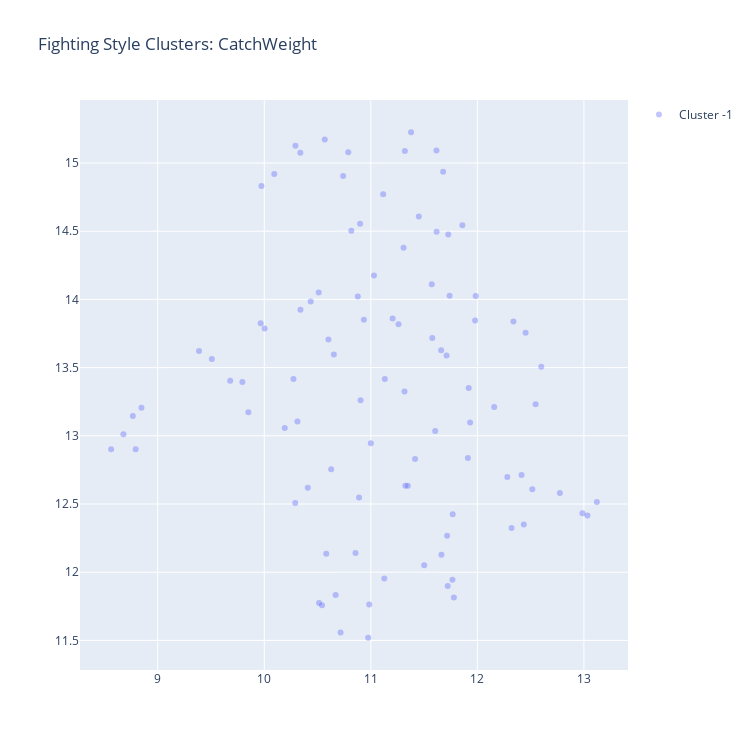
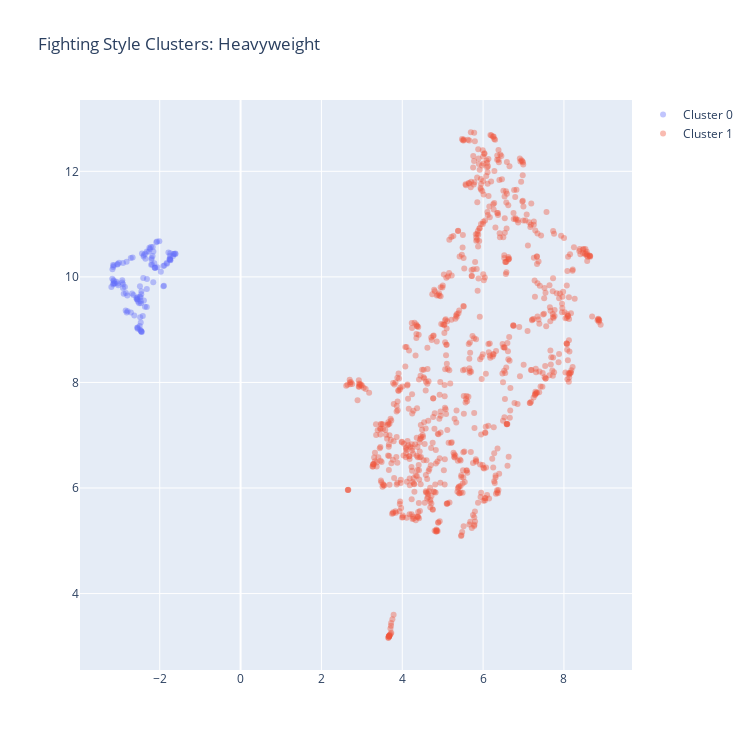
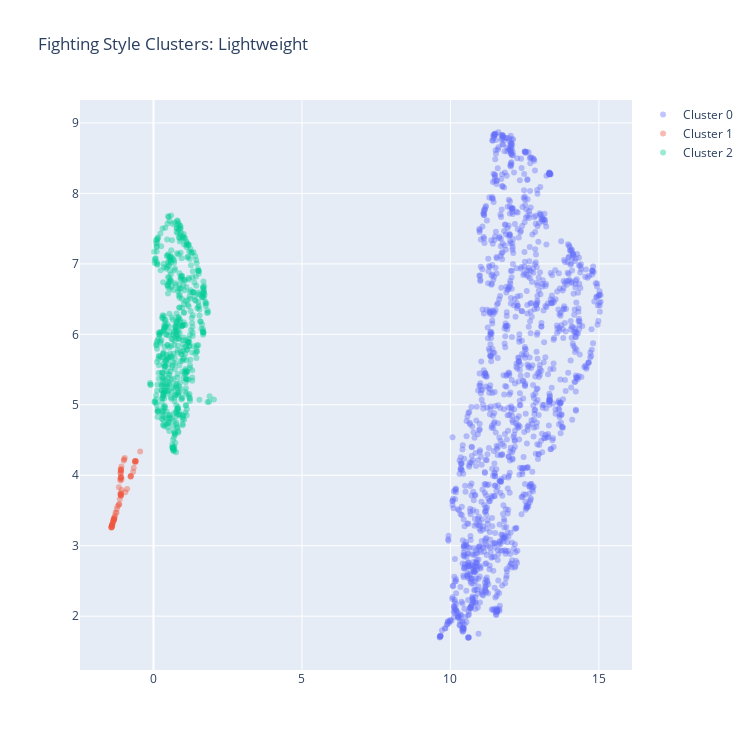
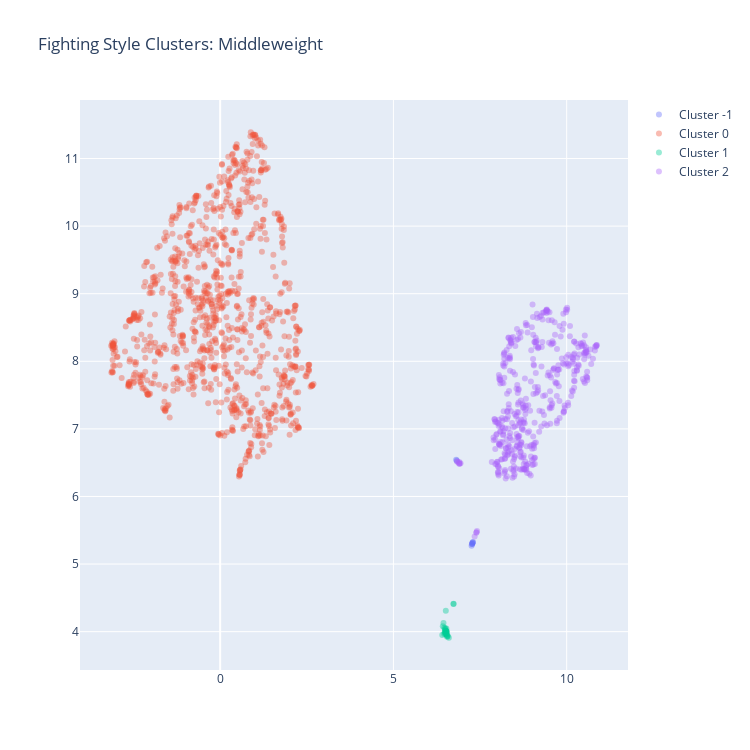

The cell these charts' notebook holds for them, in order:
### Code cell
from scripts.cluster_gower_weight import ClusterAnalysis

for weight in weight_class:
    ca = ClusterAnalysis(fighters_styles_dims.loc[fighters_styles_dims['weight_class'] == weight], n_neighbors=10, min_cluster_size=17, min_dist=0.01, cluster_dims=style_dims_names, export_data=True, weight_factor=0.45)
    ca.run()

### Figure 1 — Plotly figure (JSON) as saved in the notebook; plotly's stock layout.template omitted (floating-point values rounded to 4 significant figures)
{"data": [{"hovertext": ["Ken Shamrock", "Ken Shamrock", "Ken Shamrock", "Ken Shamrock", "Ken Shamrock", "Matt Hughes", "Hermes Franca", "Luigi Fioravanti", "Rich Franklin", "Wanderlei Silva", "Rich Franklin", "Vitor Belfort", "Houston Alexander", "Alan Belcher", "Wilson Gouveia", "Nick Catone", "Rich Franklin", "Wanderlei Silva", "DaMarques Johnson", "Max Holloway", "Fabio Maldonado", "John Makdessi", "Quinton Jackson", "Cody Garbrandt", "Khabib Nurmagomedov", "Leslie Smith", "Cristiane Justino", "Joe Soto", "Marco Beltran", "Jim Miller", "Thiago Alves", "Brad Pickett", "Marlon Vera", "Aljamain Sterling", "Renan Barao", "Alexander Volkanovski", "Casey Kenney", "Manny Bermudez", "Billy Quarantillo", "Spike Carlyle", "Evan Dunham", "Herbert Burns", "Merab Dvalishvili", "Jim Miller", "Roosevelt Roberts", "Julian Erosa", "Sean Woodson", "Grant Dawson", "Nad Narimani", "Brok Weaver", "Jalin Turner", "Casey Kenney", "Nathaniel Wood", "Brendan Allen", "Sean Strickland", "Luke Sanders", "Nate Maness", "Antonio Arroyo", "Carlton Minus", "Christos Giagos", "Deron Winn", "Movsar Evloev", "Nik Lentz", "Devonte Smith", "Justin Jaynes", "Andre Ewell", "Chris Gutierrez", "Charles Jourdain", "Julian Erosa", "Jamie Pickett", "Kyle Daukaus", "Bobby Green", "Islam Makhachev", "Rafael Dos Anjos", "Renato Moicano", "Jordan Wright", "Marc-Andre Barriault", "Angela Hill", "Jason Witt", "Loopy Godinez", "Daniel Rodriguez", "Irene Aldana", "Jailton Almeida", "Kevin Holland", "Khamzat Chimaev", "Li Jingliang", "Macy Chiasson", "Daniel Santos", "John Castaneda", "Julija Stoliarenko", "Alex Morono", "Santiago Ponzinibbio", "Charles Johnson", "Ode Osbourne", "Nikita Krylov", "Ryan Spann"], "marker": {"opacity": 0.4, "size": 6}, "mode": "markers", "name": "Cluster -1", "text": ["Ken Shamrock", "Ken Shamrock", "Ken Shamrock", "Ken Shamrock", "Ken Shamrock", "Matt Hughes", "Hermes Franca", "Luigi Fioravanti", "Rich Franklin", "Wanderlei Silva", "Rich Franklin", "Vitor Belfort", "Houston Alexander", "Alan Belcher", "Wilson Gouveia", "Nick Catone", "Rich Franklin", "Wanderlei Silva", "DaMarques Johnson", "Max Holloway", "Fabio Maldonado", "John Makdessi", "Quinton Jackson", "Cody Garbrandt", "Khabib Nurmagomedov", "Leslie Smith", "Cristiane Justino", "Joe Soto", "Marco Beltran", "Jim Miller", "Thiago Alves", "Brad Pickett", "Marlon Vera", "Aljamain Sterling", "Renan Barao", "Alexander Volkanovski", "Casey Kenney", "Manny Bermudez", "Billy Quarantillo", "Spike Carlyle", "Evan Dunham", "Herbert Burns", "Merab Dvalishvili", "Jim Miller", "Roosevelt Roberts", "Julian Erosa", "Sean Woodson", "Grant Dawson", "Nad Narimani", "Brok Weaver", "Jalin Turner", "Casey Kenney", "Nathaniel Wood", "Brendan Allen", "Sean Strickland", "Luke Sanders", "Nate Maness", "Antonio Arroyo", "Carlton Minus", "Christos Giagos", "Deron Winn", "Movsar Evloev", "Nik Lentz", "Devonte Smith", "Justin Jaynes", "Andre Ewell", "Chris Gutierrez", "Charles Jourdain", "Julian Erosa", "Jamie Pickett", "Kyle Daukaus", "Bobby Green", "Islam Makhachev", "Rafael Dos Anjos", "Renato Moicano", "Jordan Wright", "Marc-Andre Barriault", "Angela Hill", "Jason Witt", "Loopy Godinez", "Daniel Rodriguez", "Irene Aldana", "Jailton Almeida", "Kevin Holland", "Khamzat Chimaev", "Li Jingliang", "Macy Chiasson", "Daniel Santos", "John Castaneda", "Julija Stoliarenko", "Alex Morono", "Santiago Ponzinibbio", "Charles Johnson", "Ode Osbourne", "Nikita Krylov", "Ryan Spann"], "textfont": {"color": "black", "size": 10}, "textposition": "top center", "type": "scatter", "x": [8.767, 8.563, 8.793, 8.848, 8.678, 9.851, 9.974, 10.88, 10.72, 11.57, 10.98, 11.13, 11.38, 11.73, 11.62, 10.29, 10.51, 11.98, 10.34, 12.6, 11.32, 12.34, 11.68, 11.74, 10.0, 12.55, 11.13, 12.16, 10.79, 10.67, 12.28, 11.86, 10.19, 10.93, 11.98, 10.6, 10.63, 10.09, 9.388, 10.9, 10.86, 9.795, 10.44, 10.99, 10.74, 11.77, 12.45, 10.27, 11.32, 10.54, 10.89, 11.78, 11.58, 10.29, 13.12, 11.72, 10.82, 10.57, 12.41, 11.03, 11.92, 11.2, 11.71, 11.66, 12.32, 11.77, 11.45, 11.35, 11.5, 10.9, 10.41, 13.03, 10.31, 10.58, 10.65, 11.6, 11.91, 11.12, 9.967, 9.68, 11.72, 12.52, 9.508, 11.31, 11.93, 11.62, 10.51, 12.44, 11.32, 11.0, 12.77, 12.99, 11.42, 11.66, 10.34, 11.26], "y": [13.15, 12.9, 12.9, 13.21, 13.01, 13.17, 14.83, 14.02, 11.56, 14.11, 11.52, 11.95, 15.23, 14.48, 15.09, 12.51, 11.77, 14.02, 15.07, 13.51, 15.09, 13.84, 14.94, 14.03, 13.79, 13.23, 13.42, 13.21, 15.08, 11.83, 12.7, 14.54, 13.06, 13.85, 13.84, 13.71, 12.76, 14.92, 13.62, 13.26, 12.14, 13.4, 13.98, 11.76, 14.9, 12.43, 13.76, 13.42, 13.33, 11.76, 12.55, 11.81, 13.72, 15.13, 12.51, 12.27, 14.5, 15.17, 12.71, 14.17, 13.35, 13.86, 13.59, 13.63, 12.32, 11.94, 14.61, 12.63, 12.05, 14.55, 12.62, 12.42, 13.1, 12.13, 13.6, 13.04, 12.84, 14.77, 13.82, 13.4, 11.9, 12.61, 13.56, 14.38, 13.1, 14.5, 14.05, 12.35, 12.63, 12.95, 12.58, 12.43, 12.83, 12.13, 13.92, 13.82]}], "layout": {"height": 750, "showlegend": true, "title": {"text": "Fighting Style Clusters: CatchWeight"}, "width": 750, "xaxis": {"autorange": true, "range": [8.27, 13.41], "type": "linear"}, "yaxis": {"autorange": true, "range": [11.28, 15.46], "type": "linear"}}}

### Figure 2 — Plotly figure (JSON) as saved in the notebook; plotly's stock layout.template omitted (floating-point values rounded to 4 significant figures; data arrays with more than 128 entries replaced by an {"elided": "..."} marker saying what was removed)
{"data": [{"hovertext": ["Vitor Belfort", "Frank Mir", "Frank Mir", "Frank Mir", "Frank Mir", "Frank Mir", "Frank Mir", "Frank Mir", "Frank Mir", "Frank Mir", "Mirko Filipovic", "Frank Mir", "Mirko Filipovic", "Frank Mir", "Frank Mir", "Mirko Filipovic", "Frank Mir", "Mirko Filipovic", "Frank Mir", "Mirko Filipovic", "Frank Mir", "Mirko Filipovic", "Mirko Filipovic", "Mirko Filipovic", "Frank Mir", "Mirko Filipovic", "Frank Mir", "Frank Mir", "Shawn Jordan", "Shawn Jordan", "Frank Mir", "Shawn Jordan", "Frank Mir", "Shawn Jordan", "Walt Harris", "Frank Mir", "Shawn Jordan", "Daniel Omielanczuk", "Shawn Jordan", "Walt Harris", "Shawn Jordan", "Frank Mir", "Daniel Omielanczuk", "Mirko Filipovic", "Shawn Jordan", "Frank Mir", "Daniel Omielanczuk", "Timothy Johnson", "Frank Mir", "Shawn Jordan", "Daniel Omielanczuk", "Frank Mir", "Timothy Johnson", "Walt Harris", "Daniel Omielanczuk", "Walt Harris", "Daniel Omielanczuk", "Timothy Johnson", "Walt Harris", "Daniel Omielanczuk", "Timothy Johnson", "Walt Harris", "Daniel Omielanczuk", "Timothy Johnson", "Walt Harris", "Walt Harris", "Justin Willis", "Timothy Johnson", "Tai Tuivasa", "Justin Willis", "Walt Harris", "Tai Tuivasa", "Justin Willis", "Tai Tuivasa", "Walt Harris", "Blagoy Ivanov", "Justin Willis", "Sergei Pavlovich", "Walt Harris", "Blagoy Ivanov", "Tai Tuivasa", "Walt Harris", "Tai Tuivasa", "Sergei Pavlovich", "Blagoy Ivanov", "Justin Tafa", "Ben Sosoli", "Ovince Saint Preux", "Walt Harris", "Blagoy Ivanov", "Tai Tuivasa", "Walt Harris", "Alexandr Romanov", "Justin Tafa", "Tai Tuivasa", "Alexandr Romanov", "Justin Tafa", "Walt Harris", "Ovince Saint Preux", "Tai Tuivasa", "Alexandr Romanov", "Tai Tuivasa", "Justin Tafa", "Tai Tuivasa", "Sergei Pavlovich", "Alexandr Romanov", "Blagoy Ivanov", "Sergei Pavlovich", "Alexandr Romanov", "Tai Tuivasa", "Sergei Pavlovich", "Tai Tuivasa", "Blagoy Ivanov", "Justin Tafa", "Alexandr Romanov"], "marker": {"opacity": 0.4, "size": 6}, "mode": "markers", "name": "Cluster 0", "text": ["Vitor Belfort", "Frank Mir", "Frank Mir", "Frank Mir", "Frank Mir", "Frank Mir", "Frank Mir", "Frank Mir", "Frank Mir", "Frank Mir", "Mirko Filipovic", "Frank Mir", "Mirko Filipovic", "Frank Mir", "Frank Mir", "Mirko Filipovic", "Frank Mir", "Mirko Filipovic", "Frank Mir", "Mirko Filipovic", "Frank Mir", "Mirko Filipovic", "Mirko Filipovic", "Mirko Filipovic", "Frank Mir", "Mirko Filipovic", "Frank Mir", "Frank Mir", "Shawn Jordan", "Shawn Jordan", "Frank Mir", "Shawn Jordan", "Frank Mir", "Shawn Jordan", "Walt Harris", "Frank Mir", "Shawn Jordan", "Daniel Omielanczuk", "Shawn Jordan", "Walt Harris", "Shawn Jordan", "Frank Mir", "Daniel Omielanczuk", "Mirko Filipovic", "Shawn Jordan", "Frank Mir", "Daniel Omielanczuk", "Timothy Johnson", "Frank Mir", "Shawn Jordan", "Daniel Omielanczuk", "Frank Mir", "Timothy Johnson", "Walt Harris", "Daniel Omielanczuk", "Walt Harris", "Daniel Omielanczuk", "Timothy Johnson", "Walt Harris", "Daniel Omielanczuk", "Timothy Johnson", "Walt Harris", "Daniel Omielanczuk", "Timothy Johnson", "Walt Harris", "Walt Harris", "Justin Willis", "Timothy Johnson", "Tai Tuivasa", "Justin Willis", "Walt Harris", "Tai Tuivasa", "Justin Willis", "Tai Tuivasa", "Walt Harris", "Blagoy Ivanov", "Justin Willis", "Sergei Pavlovich", "Walt Harris", "Blagoy Ivanov", "Tai Tuivasa", "Walt Harris", "Tai Tuivasa", "Sergei Pavlovich", "Blagoy Ivanov", "Justin Tafa", "Ben Sosoli", "Ovince Saint Preux", "Walt Harris", "Blagoy Ivanov", "Tai Tuivasa", "Walt Harris", "Alexandr Romanov", "Justin Tafa", "Tai Tuivasa", "Alexandr Romanov", "Justin Tafa", "Walt Harris", "Ovince Saint Preux", "Tai Tuivasa", "Alexandr Romanov", "Tai Tuivasa", "Justin Tafa", "Tai Tuivasa", "Sergei Pavlovich", "Alexandr Romanov", "Blagoy Ivanov", "Sergei Pavlovich", "Alexandr Romanov", "Tai Tuivasa", "Sergei Pavlovich", "Tai Tuivasa", "Blagoy Ivanov", "Justin Tafa", "Alexandr Romanov"], "textfont": {"color": "black", "size": 10}, "textposition": "top center", "type": "scatter", "x": [-2.928, -1.909, -1.896, -3.154, -3.17, -2.543, -2.544, -2.56, -3.15, -2.817, -1.972, -2.842, -2.908, -2.794, -3.134, -3.026, -2.205, -2.862, -3.046, -1.734, -3.043, -2.316, -2.408, -2.49, -2.684, -2.909, -2.629, -2.712, -2.173, -2.567, -1.821, -2.545, -3.131, -2.508, -2.82, -3.147, -2.581, -2.453, -2.06, -2.716, -2.419, -3.143, -3.174, -2.927, -2.392, -3.133, -3.154, -2.16, -3.07, -2.469, -3.197, -2.649, -2.496, -2.67, -2.906, -2.242, -2.891, -2.466, -2.277, -2.802, -2.534, -2.217, -2.837, -2.494, -2.256, -2.32, -1.887, -2.457, -2.551, -1.828, -2.366, -2.474, -1.745, -2.177, -2.354, -1.748, -2.212, -3.109, -2.399, -1.739, -2.201, -2.396, -2.135, -3.041, -1.785, -2.32, -2.439, -1.74, -2.36, -1.911, -2.19, -3.008, -2.444, -2.319, -2.126, -2.458, -1.669, -2.157, -1.646, -2.119, -2.486, -2.107, -1.611, -2.469, -2.01, -2.458, -1.748, -2.086, -2.454, -2.559, -2.067, -1.659, -1.761, -1.614, -2.484], "y": [9.895, 9.823, 9.833, 10.23, 10.15, 9.04, 9.018, 9.036, 10.19, 9.325, 10.1, 9.362, 10.26, 9.348, 10.22, 9.842, 10.33, 9.81, 10.24, 10.32, 10.24, 9.958, 9.981, 9.82, 9.685, 9.79, 9.27, 9.323, 10.57, 9.571, 10.25, 9.58, 9.878, 9.501, 10.29, 9.874, 9.598, 9.728, 10.18, 10.36, 9.257, 9.936, 9.966, 9.937, 9.55, 9.917, 9.857, 9.898, 9.907, 9.137, 9.808, 9.657, 9.07, 10.37, 9.858, 10.53, 9.68, 9.503, 10.48, 9.646, 9.529, 10.57, 9.695, 9.625, 10.55, 10.48, 10.22, 9.673, 9.572, 10.26, 9.435, 9.619, 10.35, 10.39, 10.35, 10.4, 10.23, 9.875, 10.39, 10.45, 10.36, 10.41, 10.26, 9.875, 10.46, 9.428, 10.45, 10.32, 10.44, 10.21, 10.23, 10.27, 8.956, 9.772, 10.17, 8.976, 10.4, 10.48, 10.43, 10.17, 8.997, 10.17, 10.43, 9.539, 10.68, 8.97, 10.33, 10.66, 8.962, 9.614, 10.67, 10.43, 10.33, 10.44, 9.235]}, {"hovertext": {"elided": "818 str values"}, "marker": {"opacity": 0.4, "size": 6}, "mode": "markers", "name": "Cluster 1", "text": {"elided": "818 str values"}, "textfont": {"color": "black", "size": 10}, "textposition": "top center", "type": "scatter", "x": {"elided": "818 float values"}, "y": {"elided": "818 float values"}}], "layout": {"height": 750, "showlegend": true, "title": {"text": "Fighting Style Clusters: Heavyweight"}, "width": 750, "xaxis": {"autorange": true, "range": [-3.973, 9.685], "type": "linear"}, "yaxis": {"autorange": true, "range": [2.552, 13.35], "type": "linear"}}}

### Figure 3 — Plotly figure (JSON) as saved in the notebook; plotly's stock layout.template omitted (floating-point values rounded to 4 significant figures; data arrays with more than 128 entries replaced by an {"elided": "..."} marker saying what was removed)
{"data": [{"hovertext": {"elided": "1320 str values"}, "marker": {"opacity": 0.4, "size": 6}, "mode": "markers", "name": "Cluster 0", "text": {"elided": "1320 str values"}, "textfont": {"color": "black", "size": 10}, "textposition": "top center", "type": "scatter", "x": {"elided": "1320 float values"}, "y": {"elided": "1320 float values"}}, {"hovertext": ["Cody McKenzie", "Cody McKenzie", "Cody McKenzie", "Carlo Prater", "Daron Cruickshank", "Daron Cruickshank", "Daron Cruickshank", "Daron Cruickshank", "Cody McKenzie", "Daron Cruickshank", "Daron Cruickshank", "Tae Hyun Bang", "Daron Cruickshank", "Daron Cruickshank", "Daron Cruickshank", "James Moontasri", "Daron Cruickshank", "Tae Hyun Bang", "James Moontasri", "Daron Cruickshank", "Tae Hyun Bang", "Daron Cruickshank", "Tae Hyun Bang", "Dan Hooker", "Dan Hooker", "Dan Hooker", "Dan Hooker", "Dan Hooker", "Dan Hooker", "Marcos Mariano", "Dan Hooker", "Dan Hooker", "Charles Rosa", "Dan Hooker", "Rafael Fiziev", "Ottman Azaitar", "Rafael Fiziev", "Dan Hooker", "Grant Dawson", "Alexander Munoz", "Rafael Fiziev", "Dan Hooker", "Charlie Ontiveros", "Grant Dawson", "Dan Hooker", "Rafael Fiziev", "Charles Rosa", "TJ Brown", "Terrance McKinney", "Brandon Jenkins", "Grant Dawson", "Niklas Stolze", "Rafael Fiziev", "Kyle Nelson", "Terrance McKinney", "Charlie Ontiveros", "Cameron VanCamp", "Grant Dawson", "Dan Hooker", "Ottman Azaitar", "Terrance McKinney", "Evan Elder", "Rafael Fiziev"], "marker": {"opacity": 0.4, "size": 6}, "mode": "markers", "name": "Cluster 1", "text": ["Cody McKenzie", "Cody McKenzie", "Cody McKenzie", "Carlo Prater", "Daron Cruickshank", "Daron Cruickshank", "Daron Cruickshank", "Daron Cruickshank", "Cody McKenzie", "Daron Cruickshank", "Daron Cruickshank", "Tae Hyun Bang", "Daron Cruickshank", "Daron Cruickshank", "Daron Cruickshank", "James Moontasri", "Daron Cruickshank", "Tae Hyun Bang", "James Moontasri", "Daron Cruickshank", "Tae Hyun Bang", "Daron Cruickshank", "Tae Hyun Bang", "Dan Hooker", "Dan Hooker", "Dan Hooker", "Dan Hooker", "Dan Hooker", "Dan Hooker", "Marcos Mariano", "Dan Hooker", "Dan Hooker", "Charles Rosa", "Dan Hooker", "Rafael Fiziev", "Ottman Azaitar", "Rafael Fiziev", "Dan Hooker", "Grant Dawson", "Alexander Munoz", "Rafael Fiziev", "Dan Hooker", "Charlie Ontiveros", "Grant Dawson", "Dan Hooker", "Rafael Fiziev", "Charles Rosa", "TJ Brown", "Terrance McKinney", "Brandon Jenkins", "Grant Dawson", "Niklas Stolze", "Rafael Fiziev", "Kyle Nelson", "Terrance McKinney", "Charlie Ontiveros", "Cameron VanCamp", "Grant Dawson", "Dan Hooker", "Ottman Azaitar", "Terrance McKinney", "Evan Elder", "Rafael Fiziev"], "textfont": {"color": "black", "size": 10}, "textposition": "top center", "type": "scatter", "x": [-0.4483, -1.079, -1.101, -1.093, -0.5956, -0.6137, -1.276, -1.236, -0.6655, -1.112, -1.095, -1.117, -1.095, -1.113, -1.075, -0.6235, -1.099, -1.09, -0.6246, -1.105, -1.091, -1.103, -1.1, -1.164, -1.385, -1.368, -1.354, -1.395, -1.41, -0.9919, -1.419, -1.393, -1.099, -1.39, -1.345, -1.154, -1.326, -1.329, -0.77, -1.206, -1.353, -1.335, -0.9996, -0.7584, -1.245, -1.413, -1.112, -1.134, -0.6003, -1.079, -0.6843, -1.09, -1.412, -1.317, -0.8886, -0.967, -1.409, -0.769, -1.321, -1.162, -0.9511, -1.101, -1.3], "y": [4.336, 3.939, 4.032, 4.072, 4.2, 4.185, 3.472, 3.521, 4.107, 3.735, 3.716, 3.927, 3.708, 3.955, 3.792, 4.203, 3.722, 3.975, 4.198, 3.75, 3.971, 3.722, 3.963, 3.829, 3.303, 3.331, 3.34, 3.291, 3.267, 4.223, 3.255, 3.294, 4.087, 3.296, 3.371, 3.59, 3.391, 3.373, 3.98, 3.559, 3.351, 3.364, 4.211, 3.994, 3.469, 3.263, 4.037, 3.663, 4.201, 4.123, 4.051, 4.064, 3.267, 3.398, 3.805, 4.245, 3.271, 3.985, 3.384, 3.585, 3.759, 4.08, 3.426]}, {"hovertext": {"elided": "577 str values"}, "marker": {"opacity": 0.4, "size": 6}, "mode": "markers", "name": "Cluster 2", "text": {"elided": "577 str values"}, "textfont": {"color": "black", "size": 10}, "textposition": "top center", "type": "scatter", "x": {"elided": "577 float values"}, "y": {"elided": "577 float values"}}], "layout": {"height": 750, "showlegend": true, "title": {"text": "Fighting Style Clusters: Lightweight"}, "width": 750, "xaxis": {"autorange": true, "range": [-2.476, 16.11], "type": "linear"}, "yaxis": {"autorange": true, "range": [1.236, 9.326], "type": "linear"}}}

### Figure 4 — Plotly figure (JSON) as saved in the notebook; plotly's stock layout.template omitted (floating-point values rounded to 4 significant figures; data arrays with more than 128 entries replaced by an {"elided": "..."} marker saying what was removed)
{"data": [{"hovertext": ["Nate Quarry", "Nate Quarry", "Dylan Andrews", "Dylan Andrews", "Dylan Andrews", "Tamdan McCrory", "Tamdan McCrory", "Tamdan McCrory", "Oluwale Bamgbose"], "marker": {"opacity": 0.4, "size": 6}, "mode": "markers", "name": "Cluster -1", "text": ["Nate Quarry", "Nate Quarry", "Dylan Andrews", "Dylan Andrews", "Dylan Andrews", "Tamdan McCrory", "Tamdan McCrory", "Tamdan McCrory", "Oluwale Bamgbose"], "textfont": {"color": "black", "size": 10}, "textposition": "top center", "type": "scatter", "x": [6.81, 6.83, 7.296, 7.278, 7.287, 7.269, 7.27, 7.284, 7.256], "y": [6.544, 6.532, 5.328, 5.305, 5.318, 5.297, 5.298, 5.315, 5.272]}, {"hovertext": {"elided": "1002 str values"}, "marker": {"opacity": 0.4, "size": 6}, "mode": "markers", "name": "Cluster 0", "text": {"elided": "1002 str values"}, "textfont": {"color": "black", "size": 10}, "textposition": "top center", "type": "scatter", "x": {"elided": "1002 float values"}, "y": {"elided": "1002 float values"}}, {"hovertext": ["Oluwale Bamgbose", "Oluwale Bamgbose", "Oluwale Bamgbose", "Israel Adesanya", "Israel Adesanya", "Israel Adesanya", "Jared Cannonier", "Israel Adesanya", "Israel Adesanya", "Jared Cannonier", "Jared Cannonier", "Israel Adesanya", "Israel Adesanya", "Israel Adesanya", "Jared Cannonier", "KB Bhullar", "Israel Adesanya", "Dricus Du Plessis", "Jared Cannonier", "Israel Adesanya", "Jared Cannonier", "Dricus Du Plessis", "Israel Adesanya", "Jared Cannonier", "Tresean Gore", "Dwight Grant", "Tresean Gore", "Israel Adesanya", "Dricus Du Plessis", "Jared Cannonier", "Dricus Du Plessis"], "marker": {"opacity": 0.4, "size": 6}, "mode": "markers", "name": "Cluster 1", "text": ["Oluwale Bamgbose", "Oluwale Bamgbose", "Oluwale Bamgbose", "Israel Adesanya", "Israel Adesanya", "Israel Adesanya", "Jared Cannonier", "Israel Adesanya", "Israel Adesanya", "Jared Cannonier", "Jared Cannonier", "Israel Adesanya", "Israel Adesanya", "Israel Adesanya", "Jared Cannonier", "KB Bhullar", "Israel Adesanya", "Dricus Du Plessis", "Jared Cannonier", "Israel Adesanya", "Jared Cannonier", "Dricus Du Plessis", "Israel Adesanya", "Jared Cannonier", "Tresean Gore", "Dwight Grant", "Tresean Gore", "Israel Adesanya", "Dricus Du Plessis", "Jared Cannonier", "Dricus Du Plessis"], "textfont": {"color": "black", "size": 10}, "textposition": "top center", "type": "scatter", "x": [6.733, 6.735, 6.512, 6.465, 6.547, 6.522, 6.55, 6.537, 6.492, 6.492, 6.517, 6.478, 6.503, 6.445, 6.552, 6.425, 6.535, 6.409, 6.523, 6.528, 6.525, 6.493, 6.498, 6.535, 6.599, 6.503, 6.573, 6.515, 6.494, 6.527, 6.466], "y": [4.411, 4.414, 4.31, 3.967, 3.926, 4.003, 3.937, 4.006, 4.041, 3.967, 4.003, 3.99, 3.991, 4.127, 3.947, 4.081, 4.004, 3.949, 3.959, 4.047, 3.985, 4.022, 4.052, 3.96, 3.91, 3.982, 3.931, 4.008, 4.007, 3.98, 4.057]}, {"hovertext": {"elided": "433 str values"}, "marker": {"opacity": 0.4, "size": 6}, "mode": "markers", "name": "Cluster 2", "text": {"elided": "433 str values"}, "textfont": {"color": "black", "size": 10}, "textposition": "top center", "type": "scatter", "x": {"elided": "433 float values"}, "y": {"elided": "433 float values"}}], "layout": {"height": 750, "showlegend": true, "title": {"text": "Fighting Style Clusters: Middleweight"}, "width": 750, "xaxis": {"autorange": true, "range": [-4.047, 11.77], "type": "linear"}, "yaxis": {"autorange": true, "range": [3.433, 11.87], "type": "linear"}}}
